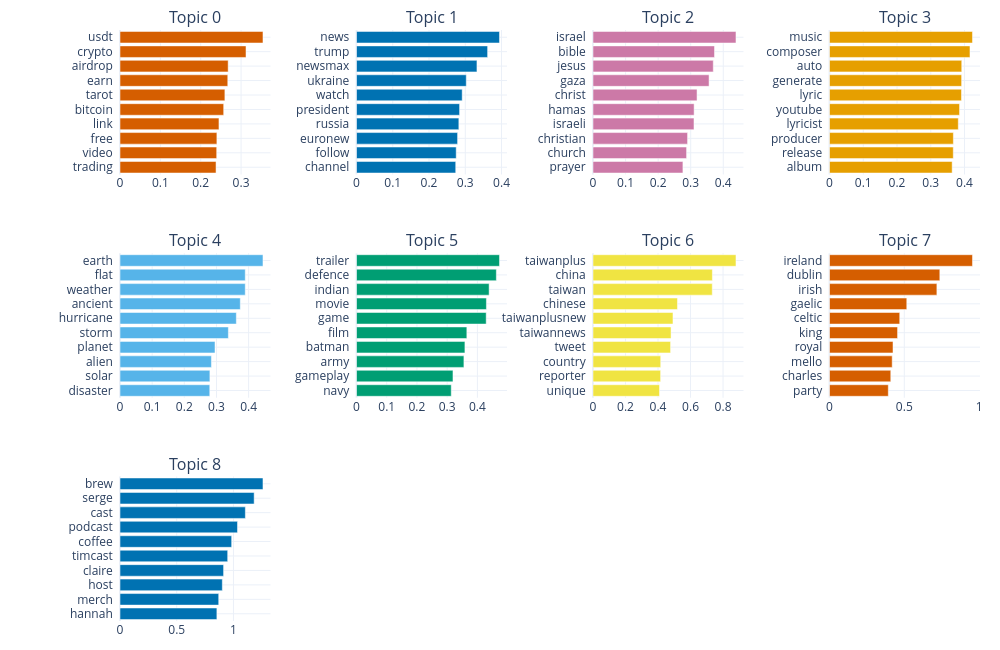

The notebook cell this image was saved under:
### Code cell
topicos = [t for t in loaded_model.get_topics().keys() if t != -1]
fig = loaded_model.visualize_barchart(topics=topicos, n_words=10)
fig.update_layout(title_text="",  height=110 +60 * len(topicos),
    margin=dict(l=120, r=20, t=30, b=20))
fig.show()

### Figure 1 — Plotly figure (JSON) as saved in the notebook; plotly's stock layout.template omitted (floating-point values rounded to 4 significant figures)
{"data": [{"marker": {"color": "#D55E00"}, "orientation": "h", "type": "bar", "x": [0.238, 0.2396, 0.2401, 0.2452, 0.2569, 0.2599, 0.2671, 0.268, 0.3122, 0.3543], "xaxis": "x", "y": ["trading  ", "video  ", "free  ", "link  ", "bitcoin  ", "tarot  ", "earn  ", "airdrop  ", "crypto  ", "usdt  "], "yaxis": "y"}, {"marker": {"color": "#0072B2"}, "orientation": "h", "type": "bar", "x": [0.2736, 0.275, 0.2788, 0.2823, 0.2843, 0.2915, 0.3027, 0.3322, 0.3616, 0.3943], "xaxis": "x2", "y": ["channel  ", "follow  ", "euronew  ", "russia  ", "president  ", "watch  ", "ukraine  ", "newsmax  ", "trump  ", "news  "], "yaxis": "y2"}, {"marker": {"color": "#CC79A7"}, "orientation": "h", "type": "bar", "x": [0.2761, 0.2874, 0.2904, 0.3101, 0.3105, 0.3195, 0.3564, 0.3693, 0.3731, 0.439], "xaxis": "x3", "y": ["prayer  ", "church  ", "christian  ", "israeli  ", "hamas  ", "christ  ", "gaza  ", "jesus  ", "bible  ", "israel  "], "yaxis": "y3"}, {"marker": {"color": "#E69F00"}, "orientation": "h", "type": "bar", "x": [0.3634, 0.3668, 0.367, 0.3816, 0.3853, 0.391, 0.3915, 0.3918, 0.4162, 0.4236], "xaxis": "x4", "y": ["album  ", "release  ", "producer  ", "lyricist  ", "youtube  ", "lyric  ", "generate  ", "auto  ", "composer  ", "music  "], "yaxis": "y4"}, {"marker": {"color": "#56B4E9"}, "orientation": "h", "type": "bar", "x": [0.2792, 0.2796, 0.2843, 0.2955, 0.337, 0.3618, 0.3741, 0.3895, 0.3895, 0.4446], "xaxis": "x5", "y": ["disaster  ", "solar  ", "alien  ", "planet  ", "storm  ", "hurricane  ", "ancient  ", "weather  ", "flat  ", "earth  "], "yaxis": "y5"}, {"marker": {"color": "#009E73"}, "orientation": "h", "type": "bar", "x": [0.3135, 0.3192, 0.3554, 0.3587, 0.3651, 0.4291, 0.4299, 0.4388, 0.4627, 0.4731], "xaxis": "x6", "y": ["navy  ", "gameplay  ", "army  ", "batman  ", "film  ", "game  ", "movie  ", "indian  ", "defence  ", "trailer  "], "yaxis": "y6"}, {"marker": {"color": "#F0E442"}, "orientation": "h", "type": "bar", "x": [0.4091, 0.416, 0.4165, 0.4773, 0.4801, 0.4921, 0.5196, 0.7337, 0.7344, 0.8796], "xaxis": "x7", "y": ["unique  ", "reporter  ", "country  ", "tweet  ", "taiwannews  ", "taiwanplusnew  ", "chinese  ", "taiwan  ", "china  ", "taiwanplus  "], "yaxis": "y7"}, {"marker": {"color": "#D55E00"}, "orientation": "h", "type": "bar", "x": [0.393, 0.4095, 0.419, 0.4245, 0.4549, 0.4693, 0.5165, 0.7177, 0.7373, 0.9556], "xaxis": "x8", "y": ["party  ", "charles  ", "mello  ", "royal  ", "king  ", "celtic  ", "gaelic  ", "irish  ", "dublin  ", "ireland  "], "yaxis": "y8"}, {"marker": {"color": "#0072B2"}, "orientation": "h", "type": "bar", "x": [0.854, 0.8701, 0.9018, 0.9129, 0.9491, 0.9842, 1.036, 1.105, 1.182, 1.26], "xaxis": "x9", "y": ["hannah  ", "merch  ", "host  ", "claire  ", "timcast  ", "coffee  ", "podcast  ", "cast  ", "serge  ", "brew  "], "yaxis": "y9"}], "layout": {"annotations": [{"font": {"size": 16}, "showarrow": false, "text": "Topic 0", "x": 0.0875, "xanchor": "center", "xref": "paper", "y": 1, "yanchor": "bottom", "yref": "paper"}, {"font": {"size": 16}, "showarrow": false, "text": "Topic 1", "x": 0.3625, "xanchor": "center", "xref": "paper", "y": 1, "yanchor": "bottom", "yref": "paper"}, {"font": {"size": 16}, "showarrow": false, "text": "Topic 2", "x": 0.6375, "xanchor": "center", "xref": "paper", "y": 1, "yanchor": "bottom", "yref": "paper"}, {"font": {"size": 16}, "showarrow": false, "text": "Topic 3", "x": 0.9125, "xanchor": "center", "xref": "paper", "y": 1, "yanchor": "bottom", "yref": "paper"}, {"font": {"size": 16}, "showarrow": false, "text": "Topic 4", "x": 0.0875, "xanchor": "center", "xref": "paper", "y": 0.6222, "yanchor": "bottom", "yref": "paper"}, {"font": {"size": 16}, "showarrow": false, "text": "Topic 5", "x": 0.3625, "xanchor": "center", "xref": "paper", "y": 0.6222, "yanchor": "bottom", "yref": "paper"}, {"font": {"size": 16}, "showarrow": false, "text": "Topic 6", "x": 0.6375, "xanchor": "center", "xref": "paper", "y": 0.6222, "yanchor": "bottom", "yref": "paper"}, {"font": {"size": 16}, "showarrow": false, "text": "Topic 7", "x": 0.9125, "xanchor": "center", "xref": "paper", "y": 0.6222, "yanchor": "bottom", "yref": "paper"}, {"font": {"size": 16}, "showarrow": false, "text": "Topic 8", "x": 0.0875, "xanchor": "center", "xref": "paper", "y": 0.2444, "yanchor": "bottom", "yref": "paper"}], "height": 650, "hoverlabel": {"bgcolor": "white", "font": {"family": "Rockwell", "size": 16}}, "margin": {"b": 20, "l": 120, "r": 20, "t": 30}, "showlegend": false, "title": {"font": {"color": "Black", "size": 22}, "text": "", "x": 0.5, "xanchor": "center", "yanchor": "top"}, "width": 1000, "xaxis": {"anchor": "y", "domain": [0, 0.175], "showgrid": true}, "xaxis10": {"anchor": "y10", "domain": [0.275, 0.45], "showgrid": true}, "xaxis11": {"anchor": "y11", "domain": [0.55, 0.725], "showgrid": true}, "xaxis12": {"anchor": "y12", "domain": [0.825, 1], "showgrid": true}, "xaxis2": {"anchor": "y2", "domain": [0.275, 0.45], "showgrid": true}, "xaxis3": {"anchor": "y3", "domain": [0.55, 0.725], "showgrid": true}, "xaxis4": {"anchor": "y4", "domain": [0.825, 1], "showgrid": true}, "xaxis5": {"anchor": "y5", "domain": [0, 0.175], "showgrid": true}, "xaxis6": {"anchor": "y6", "domain": [0.275, 0.45], "showgrid": true}, "xaxis7": {"anchor": "y7", "domain": [0.55, 0.725], "showgrid": true}, "xaxis8": {"anchor": "y8", "domain": [0.825, 1], "showgrid": true}, "xaxis9": {"anchor": "y9", "domain": [0, 0.175], "showgrid": true}, "yaxis": {"anchor": "x", "domain": [0.7556, 1], "showgrid": true}, "yaxis10": {"anchor": "x10", "domain": [0, 0.2444], "showgrid": true}, "yaxis11": {"anchor": "x11", "domain": [0, 0.2444], "showgrid": true}, "yaxis12": {"anchor": "x12", "domain": [0, 0.2444], "showgrid": true}, "yaxis2": {"anchor": "x2", "domain": [0.7556, 1], "showgrid": true}, "yaxis3": {"anchor": "x3", "domain": [0.7556, 1], "showgrid": true}, "yaxis4": {"anchor": "x4", "domain": [0.7556, 1], "showgrid": true}, "yaxis5": {"anchor": "x5", "domain": [0.3778, 0.6222], "showgrid": true}, "yaxis6": {"anchor": "x6", "domain": [0.3778, 0.6222], "showgrid": true}, "yaxis7": {"anchor": "x7", "domain": [0.3778, 0.6222], "showgrid": true}, "yaxis8": {"anchor": "x8", "domain": [0.3778, 0.6222], "showgrid": true}, "yaxis9": {"anchor": "x9", "domain": [0, 0.2444], "showgrid": true}}}
